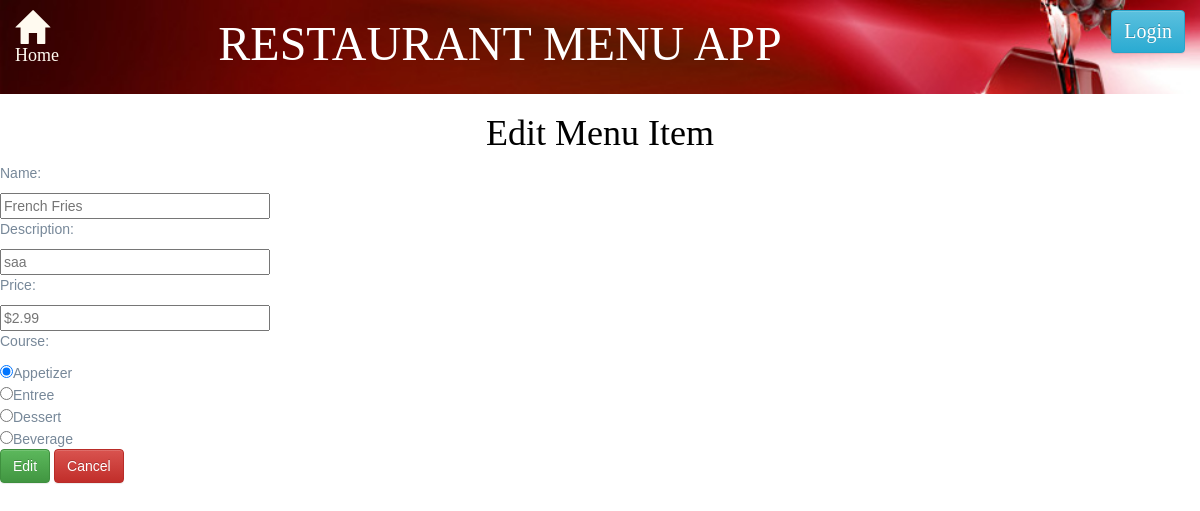
Screenshot of /restaurant/1/menu/2/edit with the database file from the repository.
### database_setup.py (models this page shows, shortened)
class MenuItem(Base):
    __tablename__ = 'menu_item'
    name = Column(String(100), nullable= False)
    id = Column(Integer, primary_key= True)
    description = Column(String(250))
    price = Column(String(8))
    course = Column(String(250))
    restaurant_id = Column(Integer, ForeignKey('restaurant.id'))
    restaurant = relationship(Restaurant)
    user_id = Column(Integer, ForeignKey('user.id'))
    user = relationship(User)

### finalproject.py (the view)
@app.route('/restaurant/<int:restaurant_id>/menu/<int:menu_id>/edit',
           methods=['GET', 'POST'])
def editMenuItem(restaurant_id, menu_id):
    editedItem = session.query(MenuItem).filter_by(id=menu_id).one()
    if request.method == 'POST':
        if request.form['name']:
            editedItem.name = request.form['name']
        if request.form['description']:
            editedItem.description = request.form['description']
        if request.form['price']:
            editedItem.price = request.form['price']
        if request.form['course']:
            editedItem.course = request.form['course']
        session.add(editedItem)
        session.commit()
        flash("Changed the item name to %s..!!!" % editedItem.name)
        return redirect(url_for('showMenu', restaurant_id=restaurant_id))
    else:
        return render_template(
            'editmenuitem.html', restaurant_id=restaurant_id,
            menu_id=menu_id, item=editedItem,
            login_session = login_session)

### templates/editmenuitem.html
{% include "header.html" %}
<body><h1 class="header"> Edit Menu Item</h1>
<form action="#" method = 'post'>
	<p>Name:</p>
		<input type ='text' size='30' name='name' placeholder = '{{item.name }}'>
	<p>Description:</p>
		<input type ='textarea' size='30' name='description' placeholder = '{{item.description}}'>
	<p>Price:</p>
		<input type ='text' size='30' name='price' placeholder = '{{item.price}}'>
	<p>Course:<p>
	{% if item.course == 'Appetizer' %}
		<dd><input type ='radio' name='course' value='Appetizer'checked >Appetizer</dd>
	{%else%}
	<dd><input type ='radio' name='course' value='Appetizer' >Appetizer</dd>
    {% endif %}
    {% if item.course == 'Entree' %}
       <dd><input type ='radio' name='course' value='Entree' checked>Entree</dd>
    {%else%}
		<dd><input type ='radio' name='course' value='Entree'>Entree</dd>
    {% endif %}
	{% if item.course == 'Dessert'%}
		<dd><input type ='radio' name='course' value='Dessert'checked >Dessert</dd>
	{% else %}
	   <dd><input type ='radio' name='course' value='Dessert'>Dessert</dd>
	{% endif %}
	{%if item.course =='Beverage'%}
		<dd><input type ='radio' name='course' value='Beverage'checked >Beverage</dd>
	{% else %}
		<dd><input type ='radio' name='course' value='Beverage'>Beverage</dd>
	{% endif %}
<input type='submit' class="btn btn-success" value='Edit'>
<a href = '{{url_for("showMenu", restaurant_id = restaurant_id)}}' class="btn btn-danger"> Cancel </a>
</form>
</body>

### static/styles.css (style rules this page uses)
body { font-family: sans-serif; background-color: white }
h1, h2,h3, h4 { color: black; }
h1, h2 { font-family: 'Georgia', serif; }
p, dd, dt { color:lightslategrey; }
a { text-decoration: none; color:floralwhite; }
.header { left:50%; text-align: center; }

### rows the page displays
MenuItem: name "French Fries", description "saa", price "$2.99"
